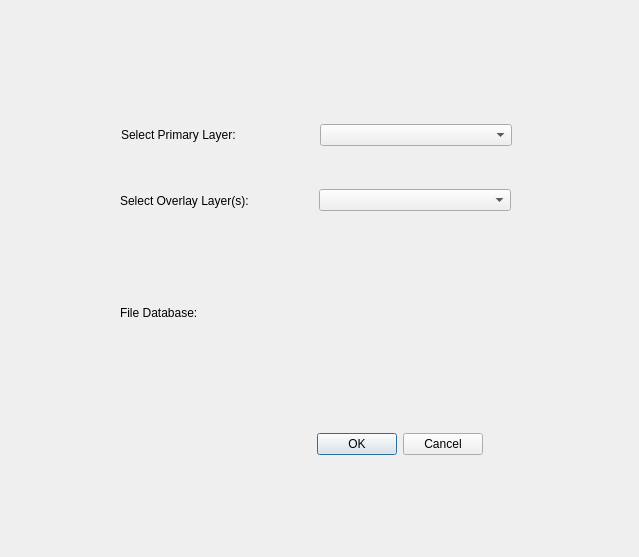
<?xml version="1.0" encoding="UTF-8"?>
<ui version="4.0">
 <class>MyPlugin1DialogBase</class>
 <widget class="QDialog" name="MyPlugin1DialogBase">
  <property name="geometry">
   <rect>
    <x>0</x>
    <y>0</y>
    <width>639</width>
    <height>557</height>
   </rect>
  </property>
  <property name="windowTitle">
   <string>My Plugin1</string>
  </property>
  <widget class="QDialogButtonBox" name="button_box">
   <property name="geometry">
    <rect>
     <x>290</x>
     <y>430</y>
     <width>193</width>
     <height>28</height>
    </rect>
   </property>
   <property name="orientation">
    <enum>Qt::Horizontal</enum>
   </property>
   <property name="standardButtons">
    <set>QDialogButtonBox::Cancel|QDialogButtonBox::Ok</set>
   </property>
  </widget>
  <widget class="QWidget" name="layoutWidget">
   <property name="geometry">
    <rect>
     <x>121</x>
     <y>120</y>
     <width>391</width>
     <height>30</height>
    </rect>
   </property>
   <layout class="QHBoxLayout" name="horizontalLayout">
    <item>
     <widget class="QLabel" name="label">
      <property name="text">
       <string>Select Primary Layer:</string>
      </property>
     </widget>
    </item>
    <item>
     <widget class="QgsMapLayerComboBox" name="mMapLayerComboBox"/>
    </item>
   </layout>
  </widget>
  <widget class="QWidget" name="layoutWidget">
   <property name="geometry">
    <rect>
     <x>120</x>
     <y>185</y>
     <width>391</width>
     <height>31</height>
    </rect>
   </property>
   <layout class="QHBoxLayout" name="horizontalLayout_2">
    <item>
     <widget class="QLabel" name="label_3">
      <property name="text">
       <string>Select Overlay Layer(s):</string>
      </property>
     </widget>
    </item>
    <item>
     <widget class="QgsCheckableComboBox" name="mComboBox_2"/>
    </item>
   </layout>
  </widget>
  <widget class="QWidget" name="layoutWidget">
   <property name="geometry">
    <rect>
     <x>120</x>
     <y>300</y>
     <width>391</width>
     <height>26</height>
    </rect>
   </property>
   <layout class="QHBoxLayout" name="horizontalLayout_3">
    <item>
     <widget class="QLabel" name="label_5">
      <property name="text">
       <string>File Database:</string>
      </property>
     </widget>
    </item>
    <item>
     <widget class="QgsFileWidget" name="mQgsFileWidget" native="true"/>
    </item>
   </layout>
  </widget>
 </widget>
 <customwidgets>
  <customwidget>
   <class>QgsCheckableComboBox</class>
   <extends>QComboBox</extends>
   <header>qgscheckablecombobox.h</header>
  </customwidget>
  <customwidget>
   <class>QgsFileWidget</class>
   <extends>QWidget</extends>
   <header>qgsfilewidget.h</header>
  </customwidget>
  <customwidget>
   <class>QgsMapLayerComboBox</class>
   <extends>QComboBox</extends>
   <header>qgsmaplayercombobox.h</header>
  </customwidget>
 </customwidgets>
 <resources/>
 <connections>
  <connection>
   <sender>button_box</sender>
   <signal>accepted()</signal>
   <receiver>MyPlugin1DialogBase</receiver>
   <slot>accept()</slot>
   <hints>
    <hint type="sourcelabel">
     <x>20</x>
     <y>20</y>
    </hint>
    <hint type="destinationlabel">
     <x>20</x>
     <y>20</y>
    </hint>
   </hints>
  </connection>
  <connection>
   <sender>button_box</sender>
   <signal>rejected()</signal>
   <receiver>MyPlugin1DialogBase</receiver>
   <slot>reject()</slot>
   <hints>
    <hint type="sourcelabel">
     <x>20</x>
     <y>20</y>
    </hint>
    <hint type="destinationlabel">
     <x>20</x>
     <y>20</y>
    </hint>
   </hints>
  </connection>
 </connections>
</ui>
